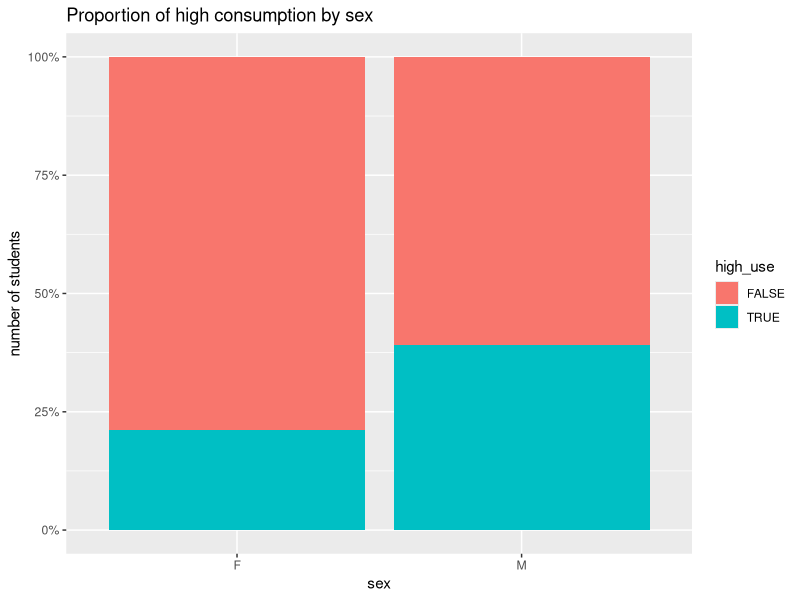
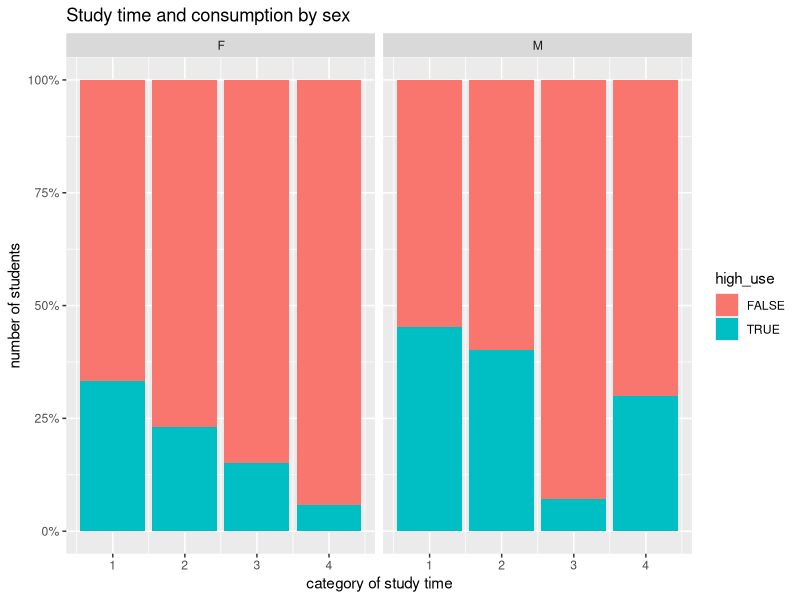

These charts were generated, in order, by the following R code: (Note: this script raises an error after producing the figures.)
## ---- chunk 1
library(tidyr); library(ggplot2); library(dplyr)
## ---- chunk 2
alc <- read.table("data/alc.txt")
colnames(alc)
## ---- chunk 3

ggplot(alc, aes(sex, ..count..)) + 
  ylab("number of students") +
  scale_y_continuous(labels = scales::percent) +
  geom_bar(aes(fill = high_use), position = "fill") +
  ggtitle("Proportion of high consumption by sex")
## ---- chunk 4
ggplot(alc, aes(studytime, ..count..)) + 
  ylab("number of students") +
  xlab("category of study time") +
  scale_y_continuous(labels = scales::percent) +
  facet_wrap(~sex) +
  geom_bar(aes(fill = high_use), position = "fill") +
  ggtitle("Study time and consumption by sex")  
## ---- chunk 5
ggplot(alc, aes(goout, ..count..)) + 
  ylab("number of students") +
  xlab("category of going out")
  scale_y_continuous(labels = scales::percent) +
  facet_wrap(~sex) +
  geom_bar(aes(fill = high_use), position = "fill") +
  ggtitle("Frequency of going out by alcohol consumption and sex")
## ---- chunk 6
ggplot(alc, aes(x = sex, y = absences, col = high_use)) + 
  geom_boxplot() + 
  stat_summary(fun.y = mean, geom = "errorbar", aes(ymax = ..y.., ymin = ..y..),  width = .75, linetype = "dashed") +
  ylab("Absences") +
  xlab("Sex") +
  ggtitle("Student absences by alcohol consumption and sex")
## ---- chunk 7
m <- glm(high_use ~ sex + studytime + goout + absences, data = alc, family = "binomial")
summary(m)
## ---- chunk 8
coef(m)
## ---- chunk 9
probabilities <- predict(m, type = "response")

# create new column with predictions
alc <- mutate(alc, probability = probabilities)

# new column for whether prediction was accurate
alc <- mutate(alc, prediction = probability > 0.5)

table(high_use = alc$high_use, prediction = alc$prediction)
table(high_use = alc$high_use, prediction = alc$prediction) %>% prop.table %>% round(digits = 2) %>% addmargins
## ---- chunk 10
ggplot(alc, aes(x = probability, y = high_use, col = prediction)) +
  ylab("High Use") +
  xlab("Prediction") +
  ggtitle("Prediction accuracy")
